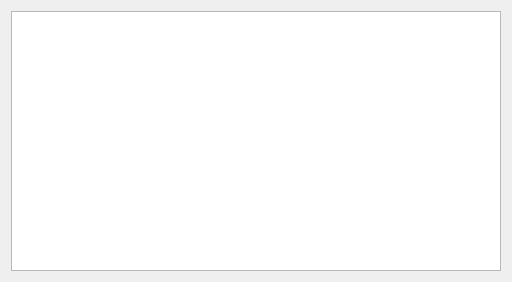
<?xml version="1.0" encoding="UTF-8"?>
<ui version="4.0">
 <class>DijkstraResults</class>
 <widget class="QWidget" name="DijkstraResults">
  <property name="geometry">
   <rect>
    <x>0</x>
    <y>0</y>
    <width>512</width>
    <height>282</height>
   </rect>
  </property>
  <property name="minimumSize">
   <size>
    <width>512</width>
    <height>0</height>
   </size>
  </property>
  <property name="maximumSize">
   <size>
    <width>512</width>
    <height>16777215</height>
   </size>
  </property>
  <property name="windowTitle">
   <string>Form</string>
  </property>
  <layout class="QGridLayout" name="gridLayout">
   <item row="0" column="0">
    <widget class="QTextBrowser" name="textBrowser">
     <property name="font">
      <font>
       <family>Consolas</family>
       <pointsize>12</pointsize>
      </font>
     </property>
     <property name="html">
      <string>&lt;!DOCTYPE HTML PUBLIC &quot;-//W3C//DTD HTML 4.0//EN&quot; &quot;http://www.w3.org/TR/REC-html40/strict.dtd&quot;&gt;
&lt;html&gt;&lt;head&gt;&lt;meta name=&quot;qrichtext&quot; content=&quot;1&quot; /&gt;&lt;style type=&quot;text/css&quot;&gt;
p, li { white-space: pre-wrap; }
&lt;/style&gt;&lt;/head&gt;&lt;body style=&quot; font-family:'Consolas'; font-size:12pt; font-weight:400; font-style:normal;&quot;&gt;
&lt;p style=&quot;-qt-paragraph-type:empty; margin-top:0px; margin-bottom:0px; margin-left:0px; margin-right:0px; -qt-block-indent:0; text-indent:0px; font-family:'MS Shell Dlg 2'; font-size:8.25pt;&quot;&gt;&lt;br /&gt;&lt;/p&gt;&lt;/body&gt;&lt;/html&gt;</string>
     </property>
    </widget>
   </item>
  </layout>
 </widget>
 <resources/>
 <connections/>
</ui>
